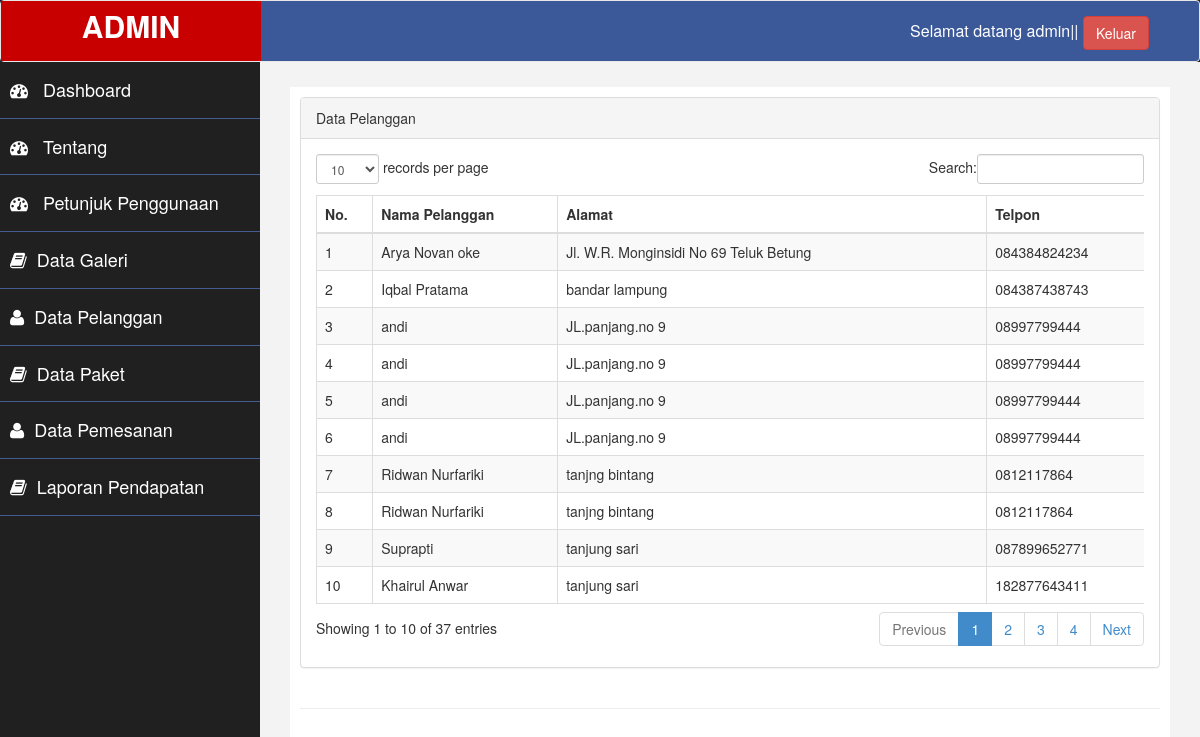
The page /admin/media.php?page=kustomer (signed in) on the database its author committed.
### tables this page shows
CREATE TABLE `order` (
  `id_order` int(5) NOT NULL,
  `id_kustomer` int(5) NOT NULL,
  `id_paket` int(5) NOT NULL,
  `tanggal` date NOT NULL,
  `tanggal_transaksi` date NOT NULL,
  `status` varchar(20) NOT NULL
);

CREATE TABLE `kustomer` (
  `id_kustomer` int(5) NOT NULL,
  `nama_lengkap` varchar(40) NOT NULL,
  `username` varchar(30) NOT NULL,
  `password` varchar(50) NOT NULL,
  `no_hp` varchar(12) NOT NULL,
  `email` varchar(100) NOT NULL,
  `alamat` text NOT NULL
);

### admin/inc/kustomer/lihat.php (the view)
<div class="row">
				<div class="col-md-12">
					<div class="panel panel-default">
						<div class="panel-heading">
							 Data Pelanggan
						</div>
						<div class="panel-body">
							<div class="table-responsive">
								<table class="table table-striped table-bordered table-hover" id="dataTables-example">
									<thead>
 		<tr>
 			<th>No.</th>
 			<th>Nama Pelanggan</th>
 			<th>Alamat</th>
 			<th>Telpon</th>
 		</tr>
 	</thead>
 	<tbody>
 		<?php
 		$no =1 ;
 		$sql = mysqli_query($koneksi,"select * from `order`,`kustomer` where kustomer.id_kustomer=order.id_kustomer");
 		while ($data = mysqli_fetch_array($sql)) {
 			?>
 			<tr>
 			<td><?php echo $no++ ?></td>
 			<td><?php echo $data['nama_lengkap'] ?></td>
 			<td><?php echo $data['alamat'] ?></td>
 			<td><?php echo $data['no_hp'] ?></td>
 		</tr>
 			 <?php
 		}
 		 ?>
 		</tbody>
 	</table>
									</div>
							</div>
						</div>
					</div>
	</div>

### admin/assets/css/custom.css (style rules this page uses)
body { font-family: 'Open Sans', sans-serif; }

### rows shown on the page
order: id_kustomer.nama_lengkap "Arya Novan oke", id_kustomer.alamat "Jl. W.R. Monginsidi No 69 Teluk Betung", id_kustomer.no_hp "084384824234"
order: id_kustomer.nama_lengkap "Iqbal Pratama", id_kustomer.alamat "bandar lampung", id_kustomer.no_hp "084387438743"
order: id_kustomer.nama_lengkap "andi", id_kustomer.alamat "JL.panjang.no 9", id_kustomer.no_hp "08997799444"
order: id_kustomer.nama_lengkap "andi", id_kustomer.alamat "JL.panjang.no 9", id_kustomer.no_hp "08997799444"
order: id_kustomer.nama_lengkap "andi", id_kustomer.alamat "JL.panjang.no 9", id_kustomer.no_hp "08997799444"
order: id_kustomer.nama_lengkap "andi", id_kustomer.alamat "JL.panjang.no 9", id_kustomer.no_hp "08997799444"
order: id_kustomer.nama_lengkap "Ridwan Nurfariki", id_kustomer.alamat "tanjng bintang", id_kustomer.no_hp "0812117864"
order: id_kustomer.nama_lengkap "Ridwan Nurfariki", id_kustomer.alamat "tanjng bintang", id_kustomer.no_hp "0812117864"
order: id_kustomer.nama_lengkap "Suprapti", id_kustomer.alamat "tanjung sari", id_kustomer.no_hp "087899652771"
order: id_kustomer.nama_lengkap "Khairul Anwar", id_kustomer.alamat "tanjung sari", id_kustomer.no_hp "182877643411"

### other values the page prints
$_SESSION['level'] "admin"
